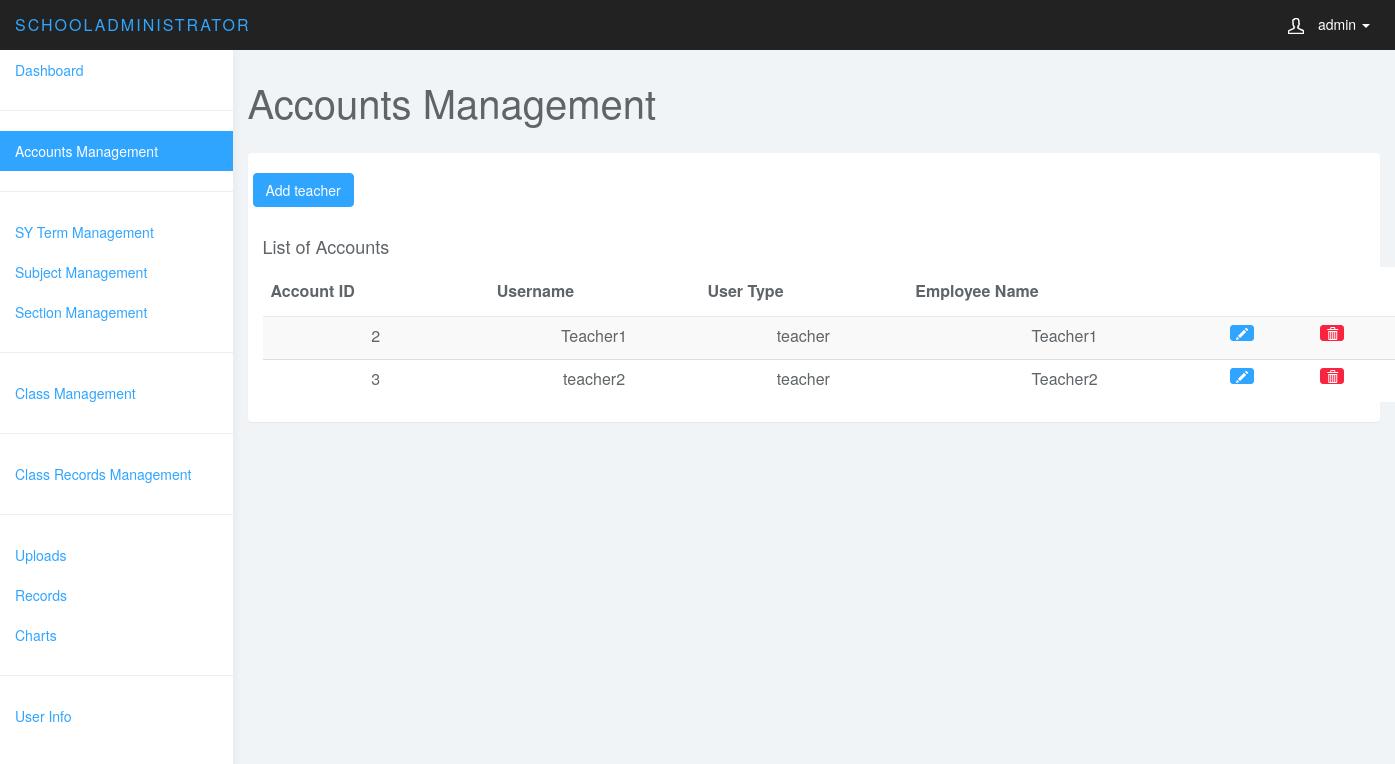
Page /AccountsManagement.php (signed in) on the committed database.
### tables this page shows
CREATE TABLE `employees` (
  `employeeID` int(11) NOT NULL,
  `accountID_Employees` int(11) NOT NULL,
  `employeeName` varchar(45) DEFAULT NULL,
  `employeeAddress` varchar(100) NOT NULL,
  `employeePhoneNumber` varchar(45) NOT NULL,
  `employeeEmail` varchar(100) NOT NULL,
  `dateEntered` datetime DEFAULT NULL,
  `employeeImage` varchar(1000) DEFAULT NULL
);

CREATE TABLE `accounts` (
  `accountID` int(11) NOT NULL,
  `userName` varchar(45) DEFAULT NULL,
  `password` varchar(45) DEFAULT NULL,
  `userType` varchar(45) DEFAULT NULL,
  `themeID_Accounts` int(11) DEFAULT NULL,
  `accountImage` varchar(1000) DEFAULT NULL
);

### Backend/a_AccountsManagement.php (called while the page is built, shortened)
<?php
	$teacherArray = array();
	function loadTables()
	{
    require 'b_ConnectionString.php';
		$query =
		"select accountID, userName, userType, accountImage,
		employeeID, employeeName, employeeImage
		from accounts LEFT JOIN employees
		on accounts.accountID = employees.accountID_Employees
		where userType = 'teacher'
    ORDER BY accountID asc";
		$tableQuery = mysqli_query($mySQL_ConStr, $query)
			or die ("cannot load tables");
		while($getRow = mysqli_fetch_array($tableQuery))
		{
			$teacherEntry = array();
			$teacherEntry['accountID']     = $getRow['accountID'];
			$teacherEntry['userName']      = $getRow['userName'];
			$teacherEntry['userType']      = $getRow['userType'];
			$teacherEntry['accountImage']  = $getRow['accountImage'];
			$teacherEntry['employeeID']    = $getRow['employeeID'];
			$teacherEntry['employeeName']  = $getRow['employeeName'];
			$teacherEntry['employeeImage'] = $getRow['employeeImage'];
			$teacherArray[] = $teacherEntry;
		}
		return $teacherArray;
	}
?>

### mainPages/11_AccountsManagement_Filled.php (the view, shortened to what this page needs)
<div class="row">
    <div class="col-lg-12">
        <div class="panel panel-default">
            <div class="row">
                <div class="col-sm-4 col-md-7 col-lg-5 btnaddteacher">
                    <button type="button"
                    class="btn btn-primary"
                    data-toggle="modal"
                    data-title="addteacher"
                    data-target="#addteacher"
                    id="button_Main_Add">
                    Add teacher
                    </button>
                </div>
            </div>
            <div class="container teacher-table">
                <div class="row">
                    <div class="col-md-12">
                        <h4>List of Accounts</h4>
                        <div class="table-responsive">
                            <table id="mytable" class="table table-bordred table-striped">
                                <thead>
                                    <th>Account ID</th>
                                    <th>Username</th>
                                    <th>User Type</th>
                                    <th>Employee Name</th>
                                    <th>    </th>
                                    <th>    </th>
                                </thead>
                                <tbody>
                                    <?php
                                        $teacherArray = loadTables();
                                        foreach ($teacherArray as $getRow)
                                        {
                                            $accountID_get     = $getRow['accountID'];
                                            $userName_get      = $getRow['userName'];
                                            $userType_get      = $getRow['userType'];
                                            $employeeName_get  = $getRow['employeeName'];
                                            echo "<tr>";
                                            echo "<td><center>".$accountID_get."</center></td>";
                                            echo "<td><center>".$userName_get."</center></td>";
                                            echo "<td><center>".$userType_get."</center></td>";
                                            echo "<td><center>".$employeeName_get."</center></td>";
                                            $buttonEdit =
                                            '<td>
                                            <p data-placement="top" data-toggle="tooltip" title="Edit">
                                            <button
                                            class="btn btn-primary btn-xs button_Table_Edit"
                                            data-title="Edit"
                                            data-toggle="modal"
                                            data-target="#edit"
                                            name = "editTeacherButton"
                                            value ='.$accountID_get.'
                                            >
                                            <span class="glyphicon glyphicon-pencil"></span>
                                            </button></p></td>';
                                            echo $buttonEdit;
                                            echo
                                            '<td>
                                            <p data-placement="top" data-toggle="tooltip" title="Delete">
                                            <button class="btn btn-danger btn-xs button_Table_Delete"
                                            data-title="Delete"
                                            data-toggle="modal"
                                            data-target="#delete"
                                            value ='.$accountID_get.'
                                            >
                                            <span class="glyphicon glyphicon-trash"></span>
                                            </button></p></td>';
                                            echo "</tr>";
                                        }
                                    ?>
                                </tbody>
                            </table>
                        </div>
                    </div>
                </div>
            </div>
        </div>
    </div>
</div>

### css/styles.css (style rules this page uses)
body { background: #f1f4f7; padding-top: 50px; color: #5f6468; }
p { color: #777; }
h1, h2, h3, h4, h5, h6 { color: #5f6468; }
h3, h4 { font-weight: 300; }
.btn-primary, .btn-primary:hover, .btn-primary:focus, .btn-primary:active, .btn-primary.active, .open > .dropdown-toggle.btn-primary, .btn-primary.disabled, .btn-primary[disabled], fieldset[disabled] .btn-primary, .btn-primary.disabled:hover, .btn-primary[disabled]:hover, fieldset[disabled] .btn-primary:hover, .btn-primary.disabled:focus, .btn-primary[disabled]:focus, fieldset[disabled] .btn-primary:focus, .btn-primary.disabled:active, .btn-primary[disabled]:active, fieldset[disabled] .btn-primary:active, .btn-primary.disabled.active, .btn-primary[disabled].active, fieldset[disabled] .btn-primary.active { background-color: #30a5ff; border-color: #30a5ff; }
.btn-danger, .btn-danger:hover, .btn-danger:focus, .btn-danger:active, .btn-danger.active, .open > .dropdown-toggle.btn-danger, .btn-danger.disabled, .btn-danger[disabled], fieldset[disabled] .btn-danger, .btn-danger.disabled:hover, .btn-danger[disabled]:hover, fieldset[disabled] .btn-danger:hover, .btn-danger.disabled:focus, .btn-danger[disabled]:focus, fieldset[disabled] .btn-danger:focus, .btn-danger.disabled:active, .btn-danger[disabled]:active, fieldset[disabled] .btn-danger:active, .btn-danger.disabled.active, .btn-danger[disabled].active, fieldset[disabled] .btn-danger.active { background-color: #f9243f; border-color: #f9243f; }
.panel { border: 0; }
.table { background: #fff; }
.table>thead>tr>th { border-bottom: 1px solid #e6e7e8; vertical-align: middle; height: 50px; }
.btnaddteacher { padding: 20px; }

### rows in the picture
employees: accountID_Employees.accountID "2", accountID_Employees.userName "Teacher1", accountID_Employees.userType "teacher", employeeName "Teacher1"
employees: accountID_Employees.accountID "3", accountID_Employees.userName "teacher2", accountID_Employees.userType "teacher", employeeName "Teacher2"

### other values in the picture
$_SESSION['userType'] "SCHOOLADMINISTRATOR"
$_SESSION['userName'] "admin"
